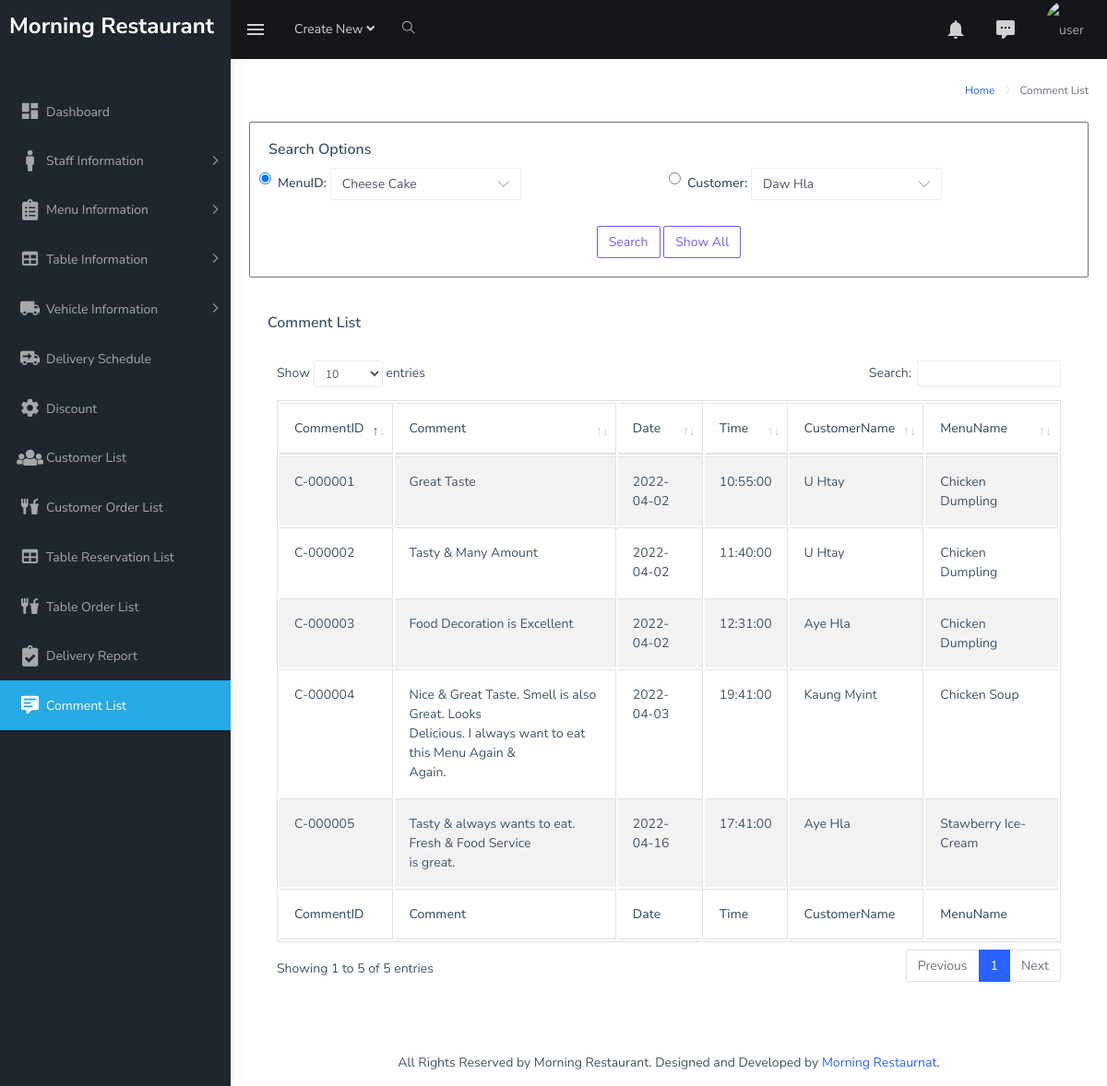
Screenshot of /adminpanel/commentlist.php (signed in) with the database file from the repository.
### tables this page shows
CREATE TABLE `comment` (
  `commentid` varchar(15) NOT NULL,
  `comment` text NOT NULL,
  `commentdate` date NOT NULL,
  `commenttime` time NOT NULL,
  `customerid` varchar(20) NOT NULL,
  `menuid` varchar(20) NOT NULL
);

CREATE TABLE `customer` (
  `customerid` varchar(20) NOT NULL,
  `username` varchar(30) NOT NULL,
  `image` text NOT NULL,
  `password` varchar(30) NOT NULL,
  `customername` varchar(30) NOT NULL,
  `email` varchar(30) NOT NULL,
  `phonenumber` varchar(20) NOT NULL,
  `registertime` timestamp NOT NULL DEFAULT current_timestamp() ON UPDATE current_timestamp()
);

CREATE TABLE `menu` (
  `menuid` varchar(20) NOT NULL,
  `menuname` varchar(30) NOT NULL,
  `menuimage` text NOT NULL,
  `mainingredient` varchar(20) NOT NULL,
  `price` int(11) NOT NULL,
  `description` text NOT NULL,
  `categoryid` int(11) NOT NULL,
  `regionid` int(11) NOT NULL,
  `registertime` timestamp NOT NULL DEFAULT current_timestamp() ON UPDATE current_timestamp()
);

### adminpanel/commentlist.php (the view, shortened to what this page needs)
<?php
include('admin_header.php');
include('../connect.php');
if (isset($_POST['btnsearch'])) {
    $rdosearch=$_POST['rdosearch'];
    if ($rdosearch==1) {
        $cbomenu=$_POST['cbomenu'];
        $query="SELECT c.*,cu.customername as customername,m.menuname as menuname FROM comment c,customer cu,menu m WHERE c.customerid=cu.customerid AND c.menuid=m.menuid AND c.menuid='$cbomenu'";
        $result=mysqli_query($connection,$query);
    }
    else if ($rdosearch==2) {
        $cbocustomer=$_POST['cbocustomer'];
        $query="SELECT c.*,cu.customername as customername,m.menuname as menuname FROM comment c,customer cu,menu m WHERE c.customerid=cu.customerid AND c.menuid=m.menuid AND c.customerid='$cbocustomer'";
        $result=mysqli_query($connection,$query);
    }
}
else{
    $query="SELECT c.*,cu.customername as customername,m.menuname as menuname FROM comment c,customer cu,menu m WHERE c.customerid=cu.customerid AND c.menuid=m.menuid";
    $result=mysqli_query($connection,$query);
}
?>
<html>
<head>
</head>
<body>
    <div class="page-wrapper" style="background-color: white;">
        <div class="page-breadcrumb">
            <div class="row">
                <div class="col-12 d-flex no-block align-items-center">
                    <div class="ml-auto text-right">
                        <nav aria-label="breadcrumb">
                            <ol class="breadcrumb">
                                <li class="breadcrumb-item"><a href="#">Home</a></li>
                                <li class="breadcrumb-item active" aria-current="page">Comment List</li>
                            </ol>
                        </nav>
                    </div>
                </div>
            </div>
        </div>
        <div class="container-fluid">
            <div class="row">
                <div class="col-md-12">
                    <form action="commentlist.php" method="post">
                        <div class="card border border-secondary rounded">
                            <div class="card-body">
                                <div class="row">
                                    <div class="col-md-12"><h5 class="card-title">Search Options</h5></div>
                                    <div class="form-check col-md-6">
                                        <input class="form-check-input" type="radio" name="rdosearch" id="flexRadioDefault1" checked="" value="1" required="">
                                        <label class="form-check-label" for="flexRadioDefault1">
                                            MenuID:
                                        </label>
                                        <select name="cbomenu" class="custom-select w-50">
                                            <?php
                                            $mselect="SELECT * FROM menu";
                                            $mquery=mysqli_query($connection,$mselect);
                                            $mcount=mysqli_num_rows($mquery);
                                            if ($mcount<0) {
                                                ?>
                                                <option>No Record Found!!</option>
                                                <?php
                                            }
                                            else{
                                                for ($i=0; $i < $mcount ; $i++) {
                                                    $marr=mysqli_fetch_array($mquery);
                                                    $menuid=$marr['menuid'];
                                                    $menuname=$marr['menuname'];
                                                    ?>
                                                    <option value="<?php echo $menuid ?>"><?php echo $menuname ?></option>
                                                    <?php
                                                }
                                            }
                                            ?>
                                        </select>
                                    </div>
                                    <br><br>
                                    <div class="form-check col-md-6">
                                        <input class="form-check-input" type="radio" name="rdosearch" id="flexRadioDefault1" value="2" required="">
                                        <label class="form-check-label" for="flexRadioDefault1">
                                            Customer:
                                        </label>
                                        <select name="cbocustomer" class="custom-select w-50">
                                            <?php
                                            $cselect="SELECT * FROM customer";
                                            $cquery=mysqli_query($connection,$cselect);
                                            $ccount=mysqli_num_rows($cquery);
                                            if ($ccount<0) {
                                                ?>
                                                <option>No Record Found!!</option>
                                                <?php
                                            }
                                            else{
                                                for ($i=0; $i < $ccount ; $i++) {
                                                    $carr=mysqli_fetch_array($cquery);
                                                    $customerid=$carr['customerid'];
                                                    $customername=$carr['customername'];
                                                    ?>
                                                    <option value="<?php echo $customerid ?>"><?php echo $customername ?></option>
                                                    <?php
                                                }
                                            }
                                            ?>
                                        </select>
                                    </div>
                                    <div class="col-md-12 text-center">
                                        <br>
                                        <input type="submit" class="btn btn-outline-primary" name="btnsearch" value="Search">  <input type="submit" class="btn btn-outline-primary" name="btnall" value="Show All">
                                    </div>
                                </div>
                            </div>
                        </div>
                    </form>
                </div>
                <div class="col-md-12">
                    <div class="card">
                        <div class="card-body">
                            <div class="row">
                                <div class="col-md-12"><h5 class="card-title">Comment List</h5></div>
                            </div>
                            <br>
                            <?php
                            $count=mysqli_num_rows($result);
                            if ($count<0) {
                                echo "<p>No Record Found!!</p>";
                            }
                            else{
                                ?>
                                <div class="table-responsive">
                                    <table id="zero_config" class="table table-striped table-bordered">
                                        <thead>
                                            <tr>
                                                <th>CommentID</th>
                                                <th>Comment</th>
                                                <th>Date</th>
                                                <th>Time</th>
                                                <th>CustomerName</th>
                                                <th>MenuName</th>
                                            </tr>
                                        </thead>
                                        <tbody>
                                            <?php
                                            for ($i=0; $i < $count ; $i++) {
                                                $rows=mysqli_fetch_array($result);
                                                $commentid=$rows['commentid'];
                                                $comment=$rows['comment'];
                                                $date=$rows['commentdate'];
                                                $time=$rows['commenttime'];
                                                $customername=$rows['customername'];
                                                $menuname=$rows['menuname'];
                                                $newcomment=wordwrap($comment,50,"<br/>\n",true);
                                                echo "<tr>";
                                                echo "<td>".$commentid."</td>";
                                                echo "<td>".$newcomment."</td>";
                                                echo "<td>".$date."</td>";
                                                echo "<td>".$time."</td>";
                                                echo "<td>".$customername."</td>";
                                                echo "<td>".$menuname."</td>";
                                                echo "</tr>";
                                            }
                                            ?>
                                        </tbody>
                                        <tfoot>
                                            <tr>
                                                <th>CommentID</th>
                                                <th>Comment</th>
                                                <th>Date</th>
                                                <th>Time</th>
                                                <th>CustomerName</th>
                                                <th>MenuName</th>
                                            </tr>
                                        </tfoot>
                                    </table>
                                </div>
                                <?php
                            }
                            ?>
                        </div>
                    </div>
                </div>
            </div>
        </div>
    </body>
    </html>
    <?php
    include('admin_footer.php');
    ?>

### rows the page displays
comment: commentid "C-000001", comment "Great Taste", commentdate "2022-04-02", commenttime "10:55:00", customerid.customername "U Htay", menu.menuname "Chicken Dumpling"
comment: commentid "C-000002", comment "Tasty & Many Amount", commentdate "2022-04-02", commenttime "11:40:00", customerid.customername "U Htay", menu.menuname "Chicken Dumpling"
comment: commentid "C-000003", comment "Food Decoration is Excellent", commentdate "2022-04-02", commenttime "12:31:00", customerid.customername "Aye Hla", menu.menuname "Chicken Dumpling"
comment: commentid "C-000004", comment "Nice & Great Taste. Smell is also Great. Looks Delicious. I always want to eat this Menu Again & Again.", commentdate "2022-04-03", commenttime "19:41:00", customerid.customername "Kaung Myint", menu.menuname "Chicken Soup"
comment: commentid "C-000005", comment "Tasty & always wants to eat. Fresh & Food Service is great.", commentdate "2022-04-16", commenttime "17:41:00", customerid.customername "Aye Hla", menu.menuname "Stawberry Ice-Cream"

### other values shown
form field cbomenu "Cheese Cake"
form field cbocustomer "Daw Hla"
